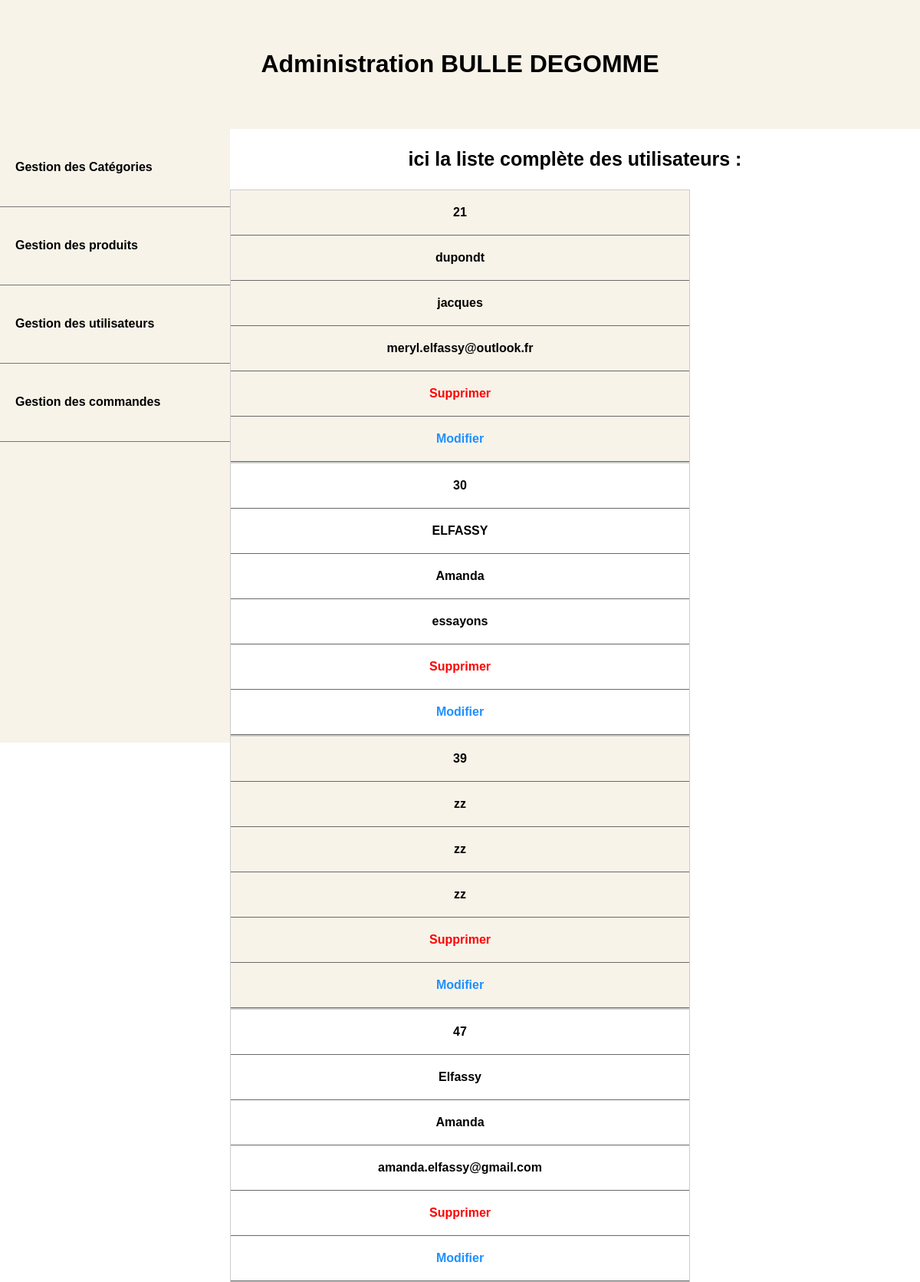
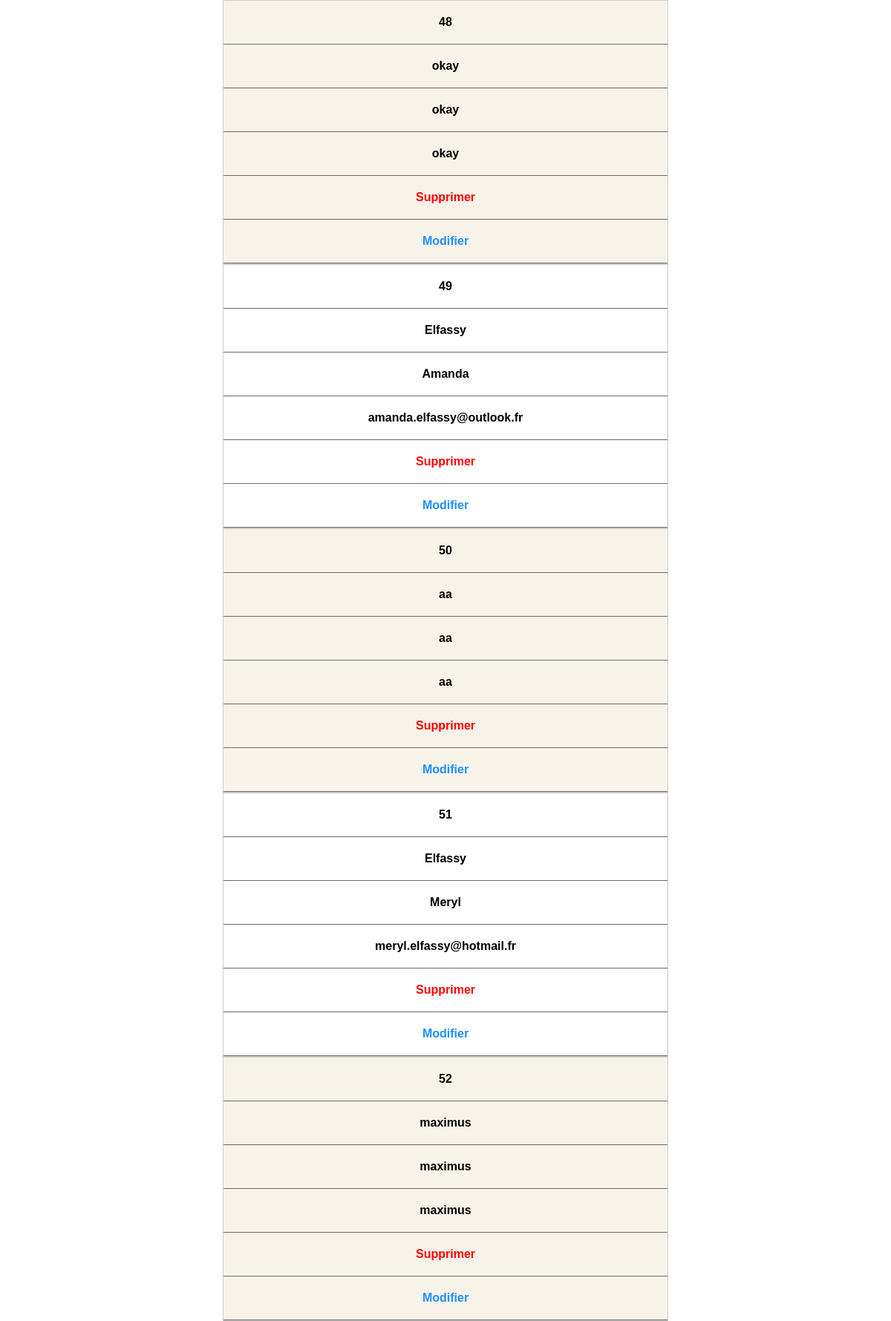
Screenshot of /admin/index.php?controller=users&action=list (upper part) with the database file from the repository (2 pictures, top to bottom).
### tables this page shows
CREATE TABLE IF NOT EXISTS `users` (
  `id` int(11) NOT NULL AUTO_INCREMENT,
  `last_name` varchar(255) NOT NULL,
  `first_name` varchar(255) NOT NULL,
  `email` varchar(255) NOT NULL,
  `password` varchar(255) NOT NULL,
  `is_admin` tinyint(1) DEFAULT '0',
  PRIMARY KEY (`id`)
);

### admin/models/User.php (called while the page is built, shortened)
<?php
function getAllUsers()
{
    $db = dbConnect();
    $query = $db->query('SELECT * FROM users');
    $categories =  $query->fetchAll();
    return $categories;
}

### admin/views/userList.php (the view, shortened to what this page needs)
<?php require ('partials/header.php'); ?>
<?php require 'partials/head_assets.php'; ?>
<?php require ('partials/menu.php'); ?>
<div class="content">
    <div>
        <h3>ici la liste complète des utilisateurs : </h3>
    </div>
    <div>
        <table>
            <?php foreach($users as $user): ?>
                <tr>
                    <th><?=  ($user['id']) ?> </th>
                    <th><?=  htmlspecialchars($user['last_name']) ?> </th>
                    <th> <?=  htmlspecialchars($user['first_name']) ?></a></th>
                    <th> <?=  htmlspecialchars($user['email']) ?></a></th>
                    <th><a class="suppr" href="index.php?controller=users&action=delete&id=<?= $user['id'] ?>"> Supprimer</a></th>
                    <th><a class="modif" href="index.php?controller=users&action=edit&id=<?= $user['id'] ?>"> Modifier</a></th>
                </tr>
            <?php endforeach; ?>
        </table>
    </div>
</div>

### admin/style.css (style rules this page uses)
.suppr { color: red; }
.modif { color: dodgerblue; }
h3 { color: black; text-align: center; font-size: 25px; font-weight: bold; }
a { text-decoration:none; color: darkslateblue; }
table { border-collapse: collapse; width: 50%; margin: auto; }
tr:nth-of-type(odd) { background: #F8F3E9; }
th { color: black; font-weight: bold; }
td, th { padding: 20px 20px 20px 20px; border-bottom: 1px solid dimgrey; text-align: center; }
@media only screen and (max-width: 760px),
(min-device-width: 768px) and (max-device-width: 1024px) { table, thead, tbody, th, td, tr { display: block; } }
@media only screen and (max-width: 760px),
(min-device-width: 768px) and (max-device-width: 1024px) { tr { border: 1px solid #ccc; } }
.content { text-align: center; }

### rows the page displays
users: id "21", last_name "dupondt", first_name "jacques", email "meryl.elfassy@outlook.fr"
users: id "30", last_name "ELFASSY", first_name "Amanda", email "essayons"
users: id "39", last_name "zz", first_name "zz", email "zz"
users: id "47", last_name "Elfassy", first_name "Amanda", email "amanda.elfassy@gmail.com"
users: id "48", last_name "okay", first_name "okay", email "okay"
users: id "49", last_name "Elfassy", first_name "Amanda", email "amanda.elfassy@outlook.fr"
users: id "50", last_name "aa", first_name "aa", email "aa"
users: id "51", last_name "Elfassy", first_name "Meryl", email "meryl.elfassy@hotmail.fr"
users: id "52", last_name "maximus", first_name "maximus", email "maximus"
